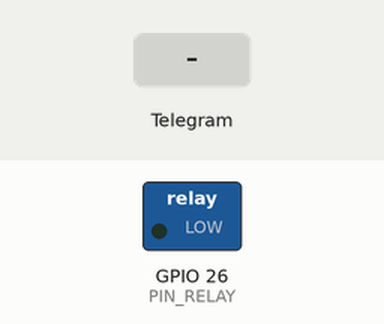
This program was run on a simulated ESP32. Shown: switched loads named in the program (green lamp = pin HIGH). The inputs (shaded band) are chosen by the test bench. WiFi joins after 1.5 s; servers stay silent unless stated; what the program prints to the serial monitor is not drawn.

Above: at 3.7 s.
3.8 s: Telegram message "ON26" received
At 4.7 s:
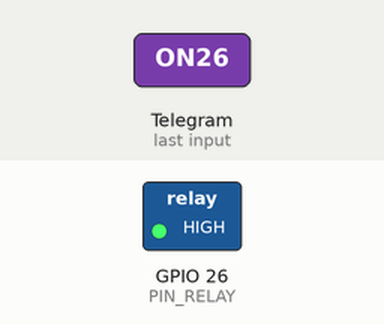
7.0 s: Telegram message "OFF26" received
At 8.3 s:
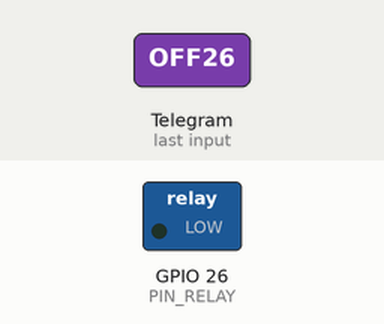
Timing chart, 0 to 10.0 s (numbered marks = the images above; inputs shaded):
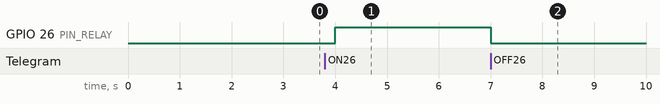

The program:

main.cpp
```cpp
#include <Arduino.h>
#include <UniversalTelegramBot.h>
#include <WifiClientSecure.h> //Permite crear un cliente seguro
#include <WiFi.h>

const char* BOT_TOKEN = "8638725405:AAHNDFZkm4ggwFRjS9KrBgehDdatR5K9z24";
WiFiClientSecure client;

UniversalTelegramBot bot(BOT_TOKEN, client);
const unsigned long TIEMPO_MIN = 1000;
const short PIN_RELAY = 26;
long time_ant = 0;

//Permite procesar los n mensajes del canal del BOT
void processMessages(int n){
    for (int i = 0; i < n; i++)
    {
      String chat_id = bot.messages[i].chat_id;
      String text = bot.messages[i].text;
      Serial.println("Comando recibido: " + text);

      if (text == "/start"){
        bot.sendMessage(chat_id, "Bienvenido\n");
        bot.sendMessage(chat_id, "Comando ON26: Enciende el RELAY\n");
        bot.sendMessage(chat_id, "Comando OFF26: Apaga el RELAY\n");
      }
      //procesar el texto como comando para la ESP32
      else if(text == "ON26"){
          digitalWrite(PIN_RELAY, HIGH);
          bot.sendMessage(chat_id, "Relay encendido!!!"); //responde texto
      }else if(text == "OFF26"){
          digitalWrite(PIN_RELAY, LOW);
          bot.sendMessage(chat_id, "Relay apagado!!!"); //responde texto
      }else{
         bot.sendMessage(chat_id, "Comando ignorado!!!"); //responde texto
      }
    }
}

void setup() {
    Serial.begin(115200);
    delay(1000);

    pinMode(PIN_RELAY, OUTPUT);
    client.setCACert(TELEGRAM_CERTIFICATE_ROOT); // necesita de un CERTIFICADO
    // Conectar a la red WiFi simulada de Wokwi
    WiFi.begin("Wokwi-GUEST", "");
    while (WiFi.status() != WL_CONNECTED) {
      Serial.print(".");
      delay(500);
    }

}

void loop() {
   if(millis() - time_ant > TIEMPO_MIN){
      int n = bot.getUpdates(bot.last_message_received + 1);
      while(n){
        Serial.println("Comunicación desde el BOT");
        processMessages(n);
        n = bot.getUpdates(bot.last_message_received + 1);
      }
   }
}
```

Measured:
- after the input at 3.8 s, GPIO 26 (PIN_RELAY): LOW → HIGH after 0.20 s
- after the input at 7.0 s, GPIO 26 (PIN_RELAY): HIGH → LOW at once
